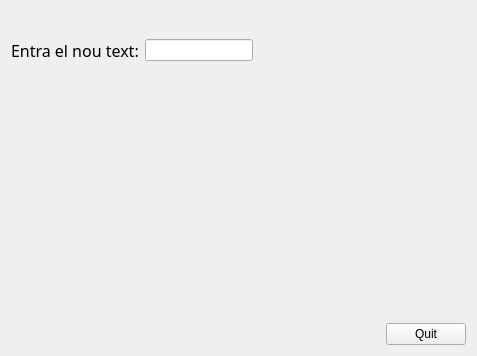
<?xml version="1.0" encoding="UTF-8"?>
<ui version="4.0">
 <class>MyForm</class>
 <widget class="QWidget" name="MyForm">
  <property name="geometry">
   <rect>
    <x>0</x>
    <y>0</y>
    <width>477</width>
    <height>356</height>
   </rect>
  </property>
  <property name="windowTitle">
   <string>Form</string>
  </property>
  <layout class="QVBoxLayout" name="verticalLayout_3">
   <item>
    <layout class="QVBoxLayout" name="verticalLayout">
     <item>
      <widget class="QLabel" name="label">
       <property name="font">
        <font>
         <family>Noto Sans</family>
         <pointsize>12</pointsize>
        </font>
       </property>
       <property name="text">
        <string/>
       </property>
      </widget>
     </item>
     <item>
      <layout class="QHBoxLayout" name="horizontalLayout">
       <item>
        <widget class="QLabel" name="label_2">
         <property name="font">
          <font>
           <family>Noto Sans</family>
           <pointsize>12</pointsize>
          </font>
         </property>
         <property name="text">
          <string>Entra el nou text:</string>
         </property>
        </widget>
       </item>
       <item>
        <widget class="MyLineEdit" name="lineEdit">
         <property name="sizePolicy">
          <sizepolicy hsizetype="Fixed" vsizetype="Fixed">
           <horstretch>0</horstretch>
           <verstretch>0</verstretch>
          </sizepolicy>
         </property>
        </widget>
       </item>
       <item>
        <spacer name="horizontalSpacer_2">
         <property name="orientation">
          <enum>Qt::Horizontal</enum>
         </property>
         <property name="sizeHint" stdset="0">
          <size>
           <width>40</width>
           <height>20</height>
          </size>
         </property>
        </spacer>
       </item>
      </layout>
     </item>
    </layout>
   </item>
   <item>
    <layout class="QVBoxLayout" name="verticalLayout_2">
     <item>
      <spacer name="verticalSpacer">
       <property name="orientation">
        <enum>Qt::Vertical</enum>
       </property>
       <property name="sizeHint" stdset="0">
        <size>
         <width>20</width>
         <height>40</height>
        </size>
       </property>
      </spacer>
     </item>
     <item>
      <layout class="QHBoxLayout" name="horizontalLayout_2">
       <item>
        <spacer name="horizontalSpacer">
         <property name="orientation">
          <enum>Qt::Horizontal</enum>
         </property>
         <property name="sizeHint" stdset="0">
          <size>
           <width>40</width>
           <height>20</height>
          </size>
         </property>
        </spacer>
       </item>
       <item>
        <widget class="QPushButton" name="pushButton">
         <property name="text">
          <string>Quit</string>
         </property>
        </widget>
       </item>
      </layout>
     </item>
    </layout>
   </item>
  </layout>
 </widget>
 <customwidgets>
  <customwidget>
   <class>MyLineEdit</class>
   <extends>QLineEdit</extends>
   <header location="global">MyLineEdit.h</header>
   <slots>
    <signal>enviaText(QString)</signal>
    <slot>tractaReturn()</slot>
   </slots>
  </customwidget>
 </customwidgets>
 <resources/>
 <connections>
  <connection>
   <sender>pushButton</sender>
   <signal>clicked()</signal>
   <receiver>MyForm</receiver>
   <slot>close()</slot>
   <hints>
    <hint type="sourcelabel">
     <x>444</x>
     <y>322</y>
    </hint>
    <hint type="destinationlabel">
     <x>200</x>
     <y>182</y>
    </hint>
   </hints>
  </connection>
  <connection>
   <sender>lineEdit</sender>
   <signal>returnPressed()</signal>
   <receiver>lineEdit</receiver>
   <slot>tractaReturn()</slot>
   <hints>
    <hint type="sourcelabel">
     <x>269</x>
     <y>61</y>
    </hint>
    <hint type="destinationlabel">
     <x>229</x>
     <y>59</y>
    </hint>
   </hints>
  </connection>
  <connection>
   <sender>lineEdit</sender>
   <signal>enviaText(QString)</signal>
   <receiver>label</receiver>
   <slot>setText(QString)</slot>
   <hints>
    <hint type="sourcelabel">
     <x>160</x>
     <y>54</y>
    </hint>
    <hint type="destinationlabel">
     <x>102</x>
     <y>15</y>
    </hint>
   </hints>
  </connection>
 </connections>
</ui>
